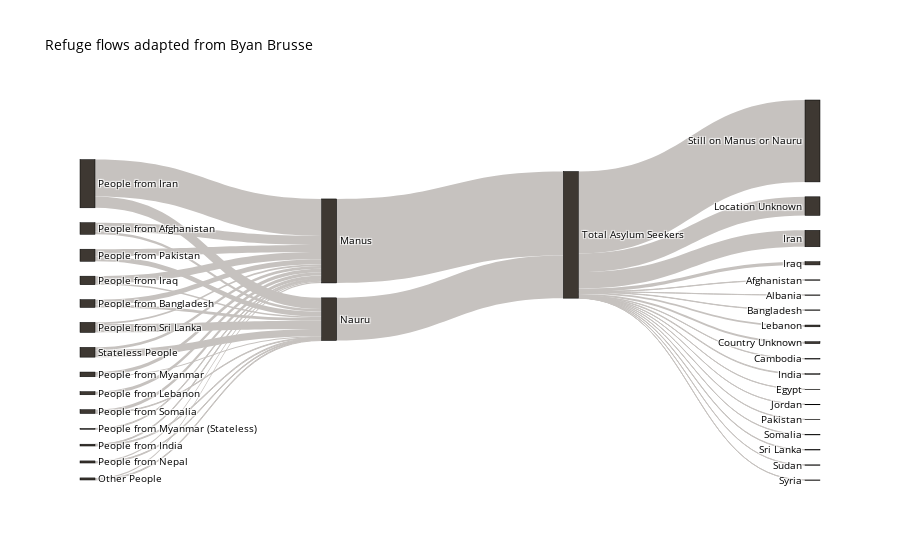

The notebook cell this image was saved under:
### Code cell


### Figure 1 — Plotly figure (JSON) as saved in the notebook; plotly's stock layout.template omitted (floating-point values rounded to 4 significant figures)
{"data": [{"link": {"color": "#C6C2BF", "source": [0, 1, 2, 3, 4, 5, 6, 7, 8, 9, 10, 11, 12, 13, 0, 1, 2, 3, 4, 6, 8, 9, 10, 11, 12, 13, 14, 15, 16, 16, 16, 16, 16, 16, 16, 16, 16, 16, 16, 16, 16, 16, 16, 16, 16, 16], "target": [14, 14, 14, 14, 14, 14, 14, 14, 14, 14, 14, 14, 14, 14, 15, 15, 15, 15, 15, 15, 15, 15, 15, 15, 15, 15, 16, 16, 17, 18, 19, 20, 21, 22, 23, 24, 25, 26, 27, 28, 29, 30, 31, 32, 33, 34], "value": ["135", "74", "13", "548", "106", "46", "53", "13", "19", "105", "48", "27", "41", "18", "37", "42", "14", "167", "21", "17", "12", "74", "9", "123", "104", "13", "1246", "633", "3", "1", "4", "4", "2", "9", "244", "48", "1", "26", "4", "3", "6", "3", "1", "29", "1215", "276"]}, "node": {"color": "#3E3832", "label": ["People from Afghanistan", "People from Bangladesh", "People from India", "People from Iran", "People from Iraq", "People from Lebanon", "People from Myanmar", "People from Myanmar (Stateless)", "People from Nepal", "People from Pakistan", "People from Somalia", "People from Sri Lanka", "Stateless People", "Other People", "Manus", "Nauru", "Total Asylum Seekers", "Afghanistan", "Albania", "Bangladesh", "Cambodia", "Egypt", "India", "Iran", "Iraq", "Jordan", "Lebanon", "Pakistan", "Somalia", "Sri Lanka", "Sudan", "Syria", "Country Unknown", "Still on Manus or Nauru", "Location Unknown"], "line": {"color": "black", "width": 0.5}, "pad": 15, "thickness": 15}, "type": "sankey"}], "layout": {"font": {"size": 10}, "title": {"text": "Refuge flows adapted from <a href='http://www.bryanbrussee.com/sankey.html'>Byan Brusse</a>"}}}
